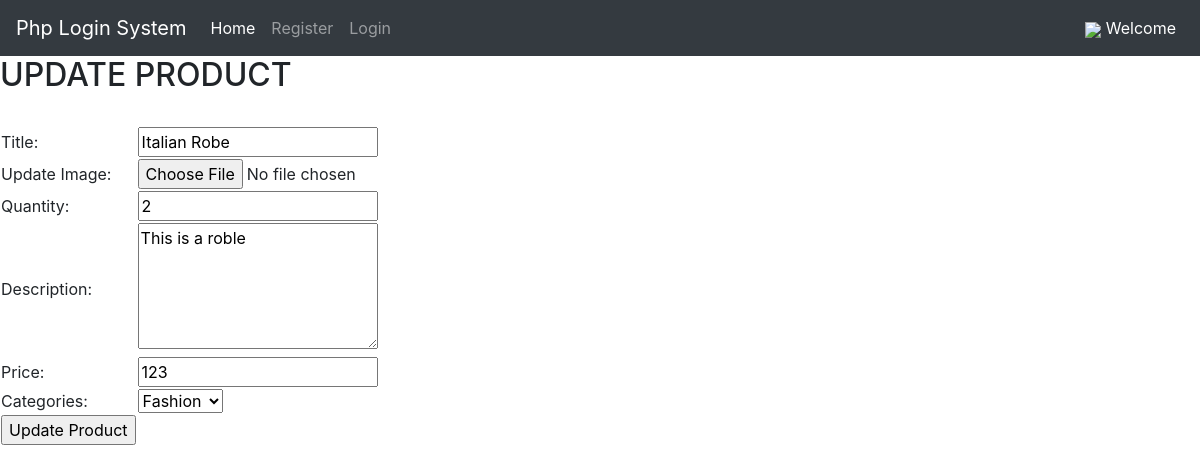
The page /Products/edit_product.php?id_product=59 on the database its author committed.
### tables this page shows
CREATE TABLE `products` (
  `id` int(11) NOT NULL,
  `id_cate` int(11) NOT NULL,
  `id_user` int(11) NOT NULL,
  `title` varchar(256) NOT NULL,
  `image` text NOT NULL,
  `quantity` int(11) NOT NULL,
  `description` text NOT NULL,
  `price` decimal(10,0) NOT NULL,
  `created_at` timestamp NOT NULL DEFAULT current_timestamp() ON UPDATE current_timestamp(),
  `updated_at` timestamp NOT NULL DEFAULT '0000-00-00 00:00:00'
);

CREATE TABLE `categories` (
  `id` int(11) NOT NULL,
  `name_category` varchar(256) NOT NULL,
  `image_category` text DEFAULT NULL,
  `belong_category` int(11) DEFAULT NULL
);

### Products/edit_product.php (the view, shortened to what this page needs)
<?php
 require '../component/header.php';
if (isset($_GET["id_product"])) {
    $id_product = $_GET["id_product"];
    $sql_getData = "SELECT * FROM products WHERE id=$id_product";
    $res = mysqli_query($conn, $sql_getData);
    $count = mysqli_num_rows($res);
    if ($count == 1) {
        $row = mysqli_fetch_assoc($res);
        $id_cate = $row["id_cate"];
        $title = $row["title"];
        $quantity = $row["quantity"];
        $description = $row["description"];
        $price = $row["price"];
    } else {
       $_SESSION["messenger"] = 'Not Found Data Product';
        header("location:" . SITE_URL . "Products/manage_product.php");
    }
} else {
}
?>
<div class="main-concept">
        <div class="wapper">
            <h2>UPDATE PRODUCT</h2>
            <br>
            <form action="" method="POST" enctype="multipart/form-data">
                    <table class="form-add-categories">
                        <tr>
                            <td>Title:</td>
                            <td><input type="text" name="title" style="width: 15em"  value="<?php echo $title; ?>"></td>
                        </tr>
                          <tr>
                            <td>Update Image:</td>
                            <td>
                                <input type="file" name="image_product">
                            </td>
                        </tr>
                         <tr>
                            <td>Quantity:</td>
                            <td>
                                <input type="number" name="quantity" style="width: 15em" value="<?php echo $quantity; ?>">
                            </td>
                        </tr>
                        <tr>
                            <td>Description:</td>
                            <td><textarea name="description" style="width: 15em" rows="5" ><?php echo $description; ?></textarea></td>
                        </tr>
                        <tr>
                            <td>Price:</td>
                            <td>
                                <input type="number" name="price" style="width: 15em" value="<?php echo $price; ?>">
                            </td>
                        </tr>
                        <tr>
                            <td>Categories:</td>
                            <td>
                                <select name="category">
                                    <?php
                                    $sql_category = "SELECT * FROM categories";
                                    $res_categoy = mysqli_query(
                                        $conn,
                                        $sql_category
                                    );
                                    $count = mysqli_num_rows($res_categoy);
                                    if ($count > 0) {
                                        while (
                                            $row = mysqli_fetch_assoc(
                                                $res_categoy
                                            )
                                        ) {
                                            $category_id = $row["id"];
                                            $category_kind =
                                                $row["name_category"];
                                            ?>
                                                    <option  value="<?php echo $category_id; ?>"
                                                    <?php if (
                                                        $id_cate == $category_id
                                                    ) {
                                                        echo 'selected="selected"';
                                                    } ?>>
                                                    <?php echo $category_kind; ?>
                                                  </option>
                                                <?php
                                        }
                                    } else {
                                        ?>
                                                <option value="0">Catgories Empty</option>
                                            <?php
                                    }
                                    ?>
                                </select>
                            </td>
                        </tr>
                        <tr>
                            <td>
                                <input type="submit" name="submit" value="Update Product" class="btn-submit">
                            </td>
                        </tr>
                    </table>
                </form>
        </div>
    </div>

### rows shown on the page
products: title "Italian Robe", quantity "2", description "This is a roble", price "123", category "Fashion"
